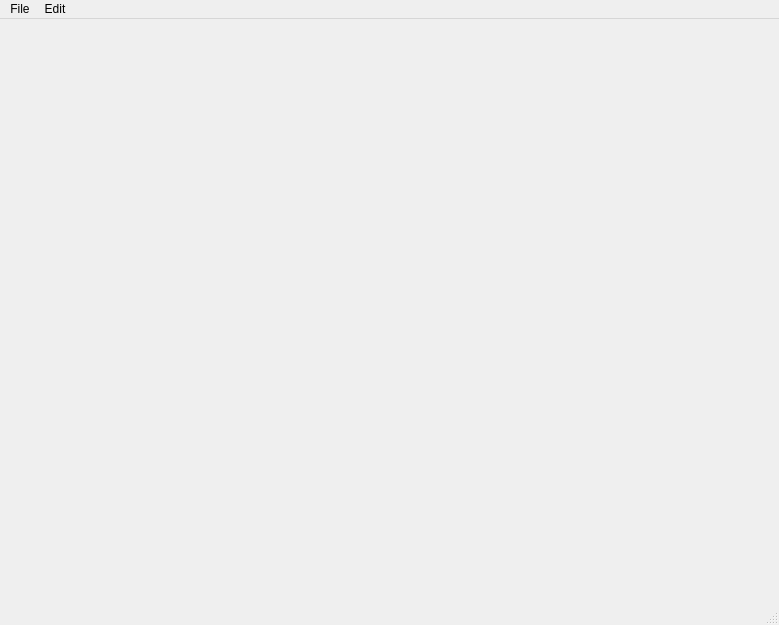
<?xml version="1.0" encoding="UTF-8"?>
<ui version="4.0">
 <class>Dicom</class>
 <widget class="QMainWindow" name="Dicom">
  <property name="geometry">
   <rect>
    <x>0</x>
    <y>0</y>
    <width>779</width>
    <height>625</height>
   </rect>
  </property>
  <property name="windowTitle">
   <string>Dicom</string>
  </property>
  <property name="windowIcon">
   <iconset resource="../Resources/qtdcm.qrc">
    <normaloff>:/Images/dicom.xpm</normaloff>:/Images/dicom.xpm</iconset>
  </property>
  <widget class="QWidget" name="centralwidget">
   <layout class="QGridLayout" name="gridLayout">
    <item row="0" column="0">
     <widget class="QtDcm" name="qtdcm" native="true"/>
    </item>
    <item row="1" column="0">
     <layout class="QHBoxLayout" name="horizontalLayout">
      <item>
       <spacer name="horizontalSpacer">
        <property name="orientation">
         <enum>Qt::Horizontal</enum>
        </property>
        <property name="sizeHint" stdset="0">
         <size>
          <width>40</width>
          <height>20</height>
         </size>
        </property>
       </spacer>
      </item>
      <item>
       <layout class="QVBoxLayout" name="verticalLayout_3">
        <item>
         <widget class="QtDcmSerieInfoWidget" name="serieInfoWidget" native="true">
          <property name="minimumSize">
           <size>
            <width>50</width>
            <height>0</height>
           </size>
          </property>
         </widget>
        </item>
        <item>
         <spacer name="verticalSpacer">
          <property name="orientation">
           <enum>Qt::Vertical</enum>
          </property>
          <property name="sizeHint" stdset="0">
           <size>
            <width>20</width>
            <height>40</height>
           </size>
          </property>
         </spacer>
        </item>
       </layout>
      </item>
      <item>
       <layout class="QVBoxLayout" name="verticalLayout_2">
        <item>
         <widget class="QtDcmPreviewWidget" name="previewWidget" native="true">
          <property name="minimumSize">
           <size>
            <width>50</width>
            <height>0</height>
           </size>
          </property>
         </widget>
        </item>
        <item>
         <spacer name="verticalSpacer_2">
          <property name="orientation">
           <enum>Qt::Vertical</enum>
          </property>
          <property name="sizeHint" stdset="0">
           <size>
            <width>20</width>
            <height>40</height>
           </size>
          </property>
         </spacer>
        </item>
       </layout>
      </item>
      <item>
       <layout class="QVBoxLayout" name="verticalLayout">
        <item>
         <widget class="QtDcmImportWidget" name="importWidget" native="true">
          <property name="minimumSize">
           <size>
            <width>50</width>
            <height>0</height>
           </size>
          </property>
         </widget>
        </item>
        <item>
         <spacer name="verticalSpacer_3">
          <property name="orientation">
           <enum>Qt::Vertical</enum>
          </property>
          <property name="sizeHint" stdset="0">
           <size>
            <width>20</width>
            <height>40</height>
           </size>
          </property>
         </spacer>
        </item>
       </layout>
      </item>
     </layout>
    </item>
   </layout>
  </widget>
  <widget class="QMenuBar" name="menubar">
   <property name="geometry">
    <rect>
     <x>0</x>
     <y>0</y>
     <width>779</width>
     <height>25</height>
    </rect>
   </property>
   <widget class="QMenu" name="menuFile">
    <property name="title">
     <string>File</string>
    </property>
    <addaction name="actionOpenDicomdir"/>
    <addaction name="actionExport"/>
    <addaction name="separator"/>
    <addaction name="actionQuit"/>
   </widget>
   <widget class="QMenu" name="menuEdit">
    <property name="title">
     <string>Edit</string>
    </property>
    <addaction name="actionPreferences"/>
   </widget>
   <addaction name="menuFile"/>
   <addaction name="menuEdit"/>
  </widget>
  <widget class="QStatusBar" name="statusbar"/>
  <action name="actionOpenDicomdir">
   <property name="icon">
    <iconset resource="../Resources/qtdcm.qrc">
     <normaloff>:/Images/folder.svg</normaloff>:/Images/folder.svg</iconset>
   </property>
   <property name="text">
    <string>Open dicomdir</string>
   </property>
   <property name="iconVisibleInMenu">
    <bool>true</bool>
   </property>
  </action>
  <action name="actionQuit">
   <property name="icon">
    <iconset resource="../Resources/qtdcm.qrc">
     <normaloff>:/Images/quit.svg</normaloff>:/Images/quit.svg</iconset>
   </property>
   <property name="text">
    <string>Quit</string>
   </property>
   <property name="iconVisibleInMenu">
    <bool>true</bool>
   </property>
  </action>
  <action name="actionExport">
   <property name="icon">
    <iconset resource="../Resources/qtdcm.qrc">
     <normaloff>:/Images/save.svg</normaloff>:/Images/save.svg</iconset>
   </property>
   <property name="text">
    <string>Import</string>
   </property>
   <property name="iconVisibleInMenu">
    <bool>true</bool>
   </property>
  </action>
  <action name="actionPreferences">
   <property name="icon">
    <iconset resource="../Resources/qtdcm.qrc">
     <normaloff>:/Images/settings.svg</normaloff>:/Images/settings.svg</iconset>
   </property>
   <property name="text">
    <string>Preferences</string>
   </property>
   <property name="iconVisibleInMenu">
    <bool>true</bool>
   </property>
  </action>
  <action name="actionAnglais">
   <property name="text">
    <string>Anglais</string>
   </property>
  </action>
  <action name="actionFrancais">
   <property name="text">
    <string>Français</string>
   </property>
  </action>
 </widget>
 <customwidgets>
  <customwidget>
   <class>QtDcm</class>
   <extends>QWidget</extends>
   <header location="global">QtDcm.h</header>
   <container>1</container>
  </customwidget>
  <customwidget>
   <class>QtDcmSerieInfoWidget</class>
   <extends>QWidget</extends>
   <header location="global">QtDcmSerieInfoWidget.h</header>
   <container>1</container>
  </customwidget>
  <customwidget>
   <class>QtDcmPreviewWidget</class>
   <extends>QWidget</extends>
   <header location="global">QtDcmPreviewWidget.h</header>
   <container>1</container>
  </customwidget>
  <customwidget>
   <class>QtDcmImportWidget</class>
   <extends>QWidget</extends>
   <header location="global">QtDcmImportWidget.h</header>
   <container>1</container>
  </customwidget>
 </customwidgets>
 <resources>
  <include location="../Resources/qtdcm.qrc"/>
 </resources>
 <connections>
  <connection>
   <sender>actionQuit</sender>
   <signal>activated()</signal>
   <receiver>Dicom</receiver>
   <slot>close()</slot>
   <hints>
    <hint type="sourcelabel">
     <x>-1</x>
     <y>-1</y>
    </hint>
    <hint type="destinationlabel">
     <x>407</x>
     <y>310</y>
    </hint>
   </hints>
  </connection>
 </connections>
</ui>
